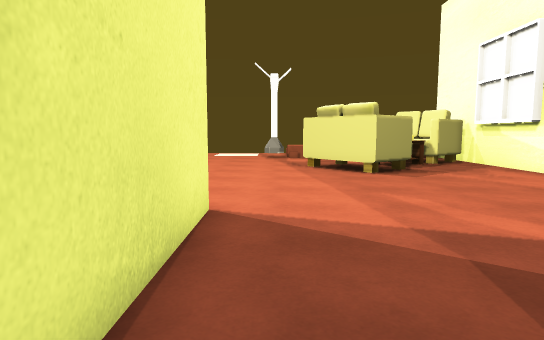
View 1 (above)

17 first-person views from a walk through a Unity game level. The camera is 1.3 m above the floor, tilts 6° down and sees 75° across. The floor is counted in squares, 1 m on a side. Each view is taken from the middle of a square. On the plan, view 1 faces up. The plan holds only what a view shows up to about 15 squares ahead; the rest is blank. Some surface patterns are stand-ins.

View 2
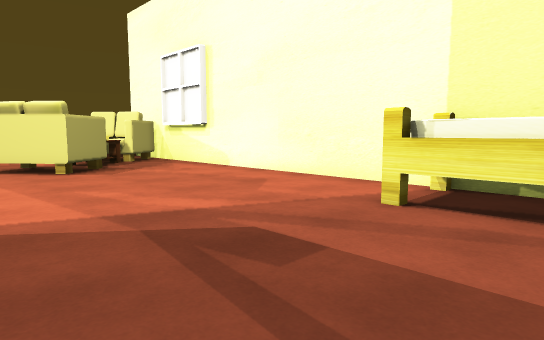

View 3
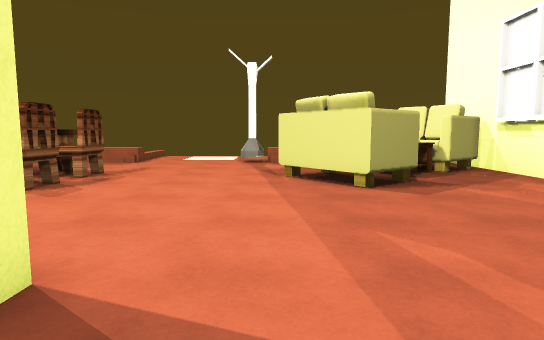

View 4
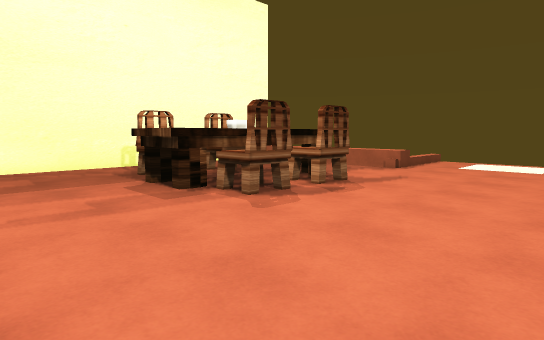

View 5
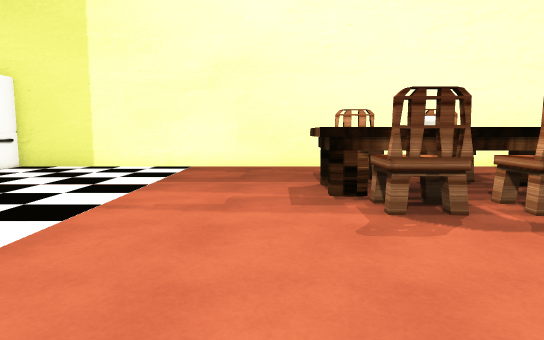

View 6
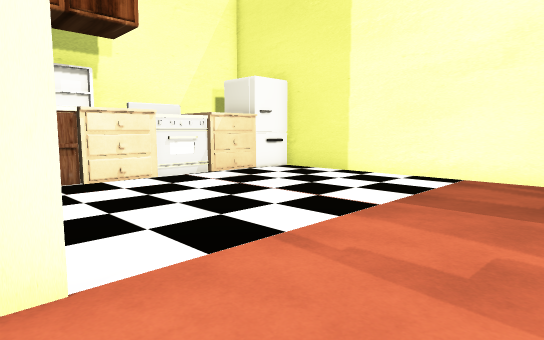

View 7
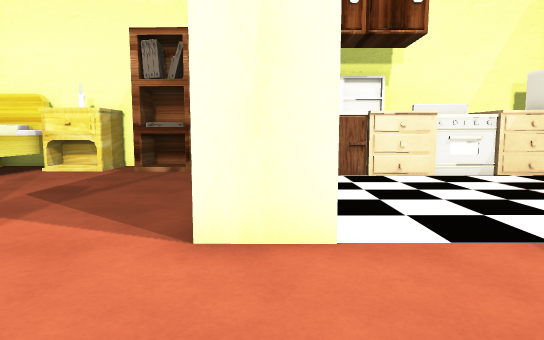

View 8
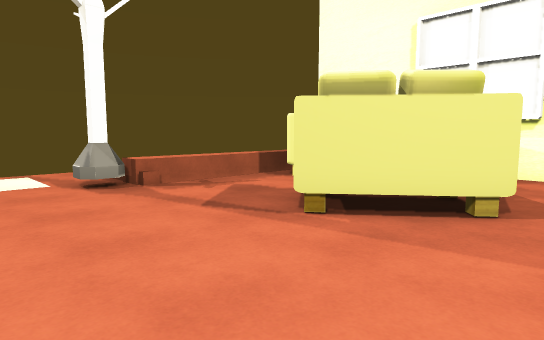

View 9
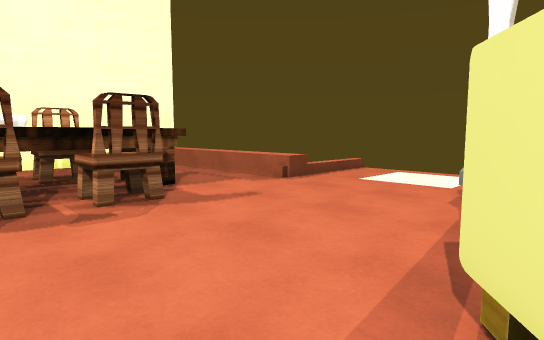

View 10
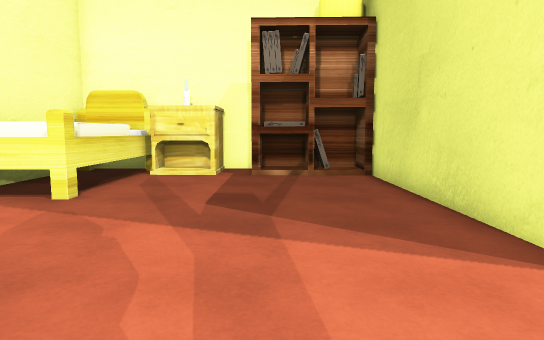

View 11
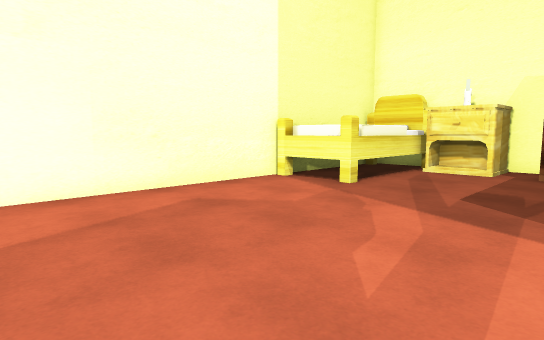

View 12
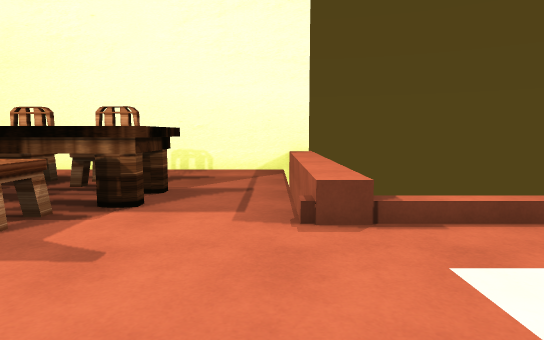

View 13
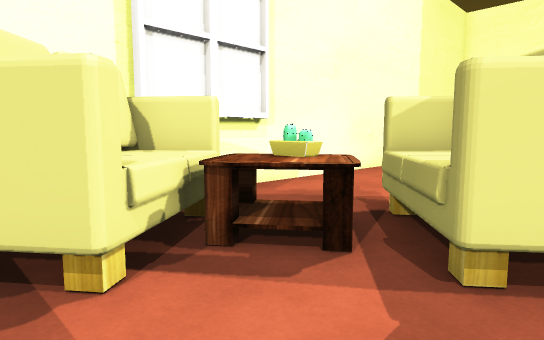

View 14
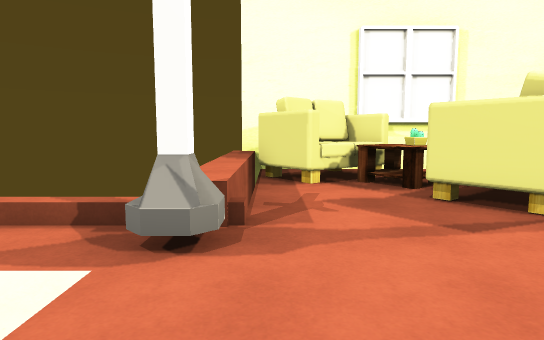

View 15
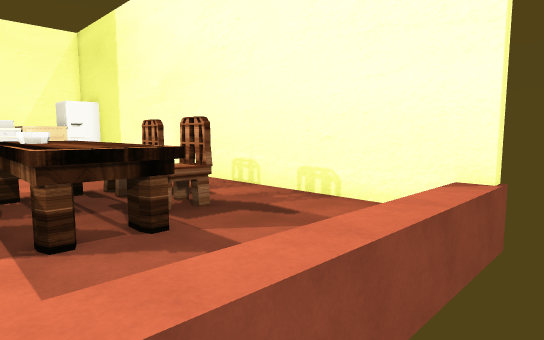

View 16
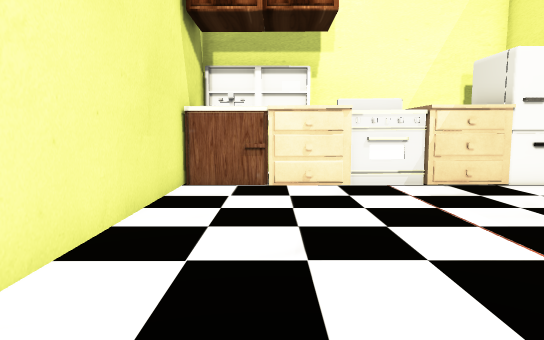

View 17
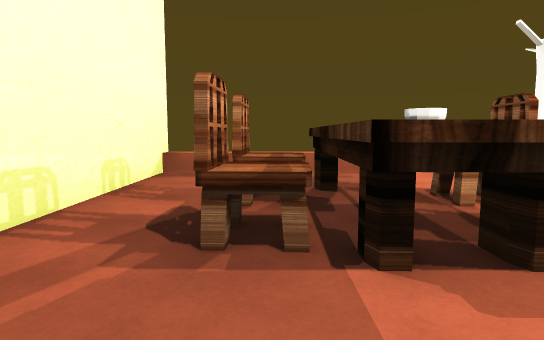

### Floor plan
Key: @ floor where view 1 was taken; # wall or solid block; . floor; / step, stairs or slope; ^ raised ledge; S sofa; B bed; T table; C chair; W bowl; F fridge; E stove; K books; H bookshelf; O other object.
Columns run from 13 left of view 1 to 9 right of it. Each row starts with its distance up from view 1.
 22         /...../
 21         /...../
 20         /...../
 19 #^^^^^^^^....O^^^^^^^^#
 18 #..................S .#
 17 #.................SSS #
 16 #....TTT..........SSSS#
 15 #....TTT........SOOSSS#
 14 #..CCCTCC.....SSSSOO..#
 13 #...CCWCC......SSSS...#
 12 #..CCTWWC.......SS....#
 11 #..CCTTCC.......S.....#
 10 #....TTT..............#
  9 #.....................#
  8 #.....................#
  7 #.....................#
  6 #.........###.........#
  5 #.........###.........#
  4 #.........###.........#
  3 #.........###.........#
  2 #.........###......BBB#
  1 #.........###......B  #
  0 #.........###@.....B  #
 -1 #FFOEEEOOOO #......B  #
 -2   FOEEEOOOO #/#K.TTTB #
 -3   FOO       #^#H.TOTBB#
 -4                 ##  ###

Where each view was taken, in squares from view 1:
view 1: 0 up, 0 right, facing up
view 2: 1 down, 0 right, facing up-right
view 3: 3 up, 1 right, facing up
view 4: 6 up, 1 right, facing up-left
view 5: 9 up, 1 right, facing left
view 6: 9 up, 2 left, facing down-left
view 7: 10 up, 2 left, facing down
view 8: 10 up, 3 left, facing up-right
view 9: 11 up, 2 right, facing up-left
view 10: 9 up, 2 right, facing down
view 11: 10 up, 1 right, facing down-right
view 12: 18 up, 0 right, facing left
view 13: 18 up, 2 right, facing down-right
view 14: 18 up, 4 left, facing right
view 15: 21 up, 5 left, facing down-left
view 16: 8 up, 5 left, facing down
view 17: 7 up, 9 left, facing up
